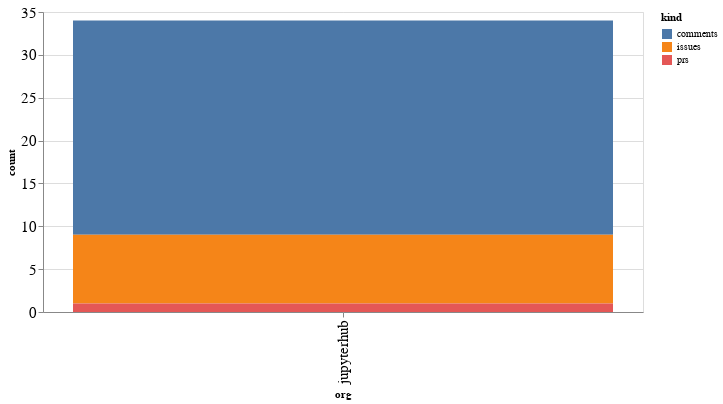

Notebook code for this chart:
### Code cell
alt.Chart(org_summaries, width=600).mark_bar().encode(
    x='org',
    y='count',
    color='kind',
    tooltip="org"
)

### Figure 1 — Vega-Lite specification as saved in the notebook (floating-point values rounded to 4 significant figures)
{"config": {"axisLeft": {"labelFontSize": 15}, "axisBottom": {"labelFontSize": 15}}, "data": {"name": "data-50bc4b954e2a151c9ded9689eb19ad29"}, "mark": "bar", "encoding": {"color": {"type": "nominal", "field": "kind"}, "tooltip": {"type": "nominal", "field": "org"}, "x": {"type": "nominal", "field": "org"}, "y": {"type": "quantitative", "field": "count"}}, "width": 600, "$schema": "https://vega.github.io/schema/vega-lite/v4.8.1.json", "datasets": {"data-50bc4b954e2a151c9ded9689eb19ad29": [{"org": "jupyterhub", "kind": "comments", "count": 25}, {"org": "jupyterhub", "kind": "issues", "count": 8}, {"org": "jupyterhub", "kind": "prs", "count": 1}]}}
